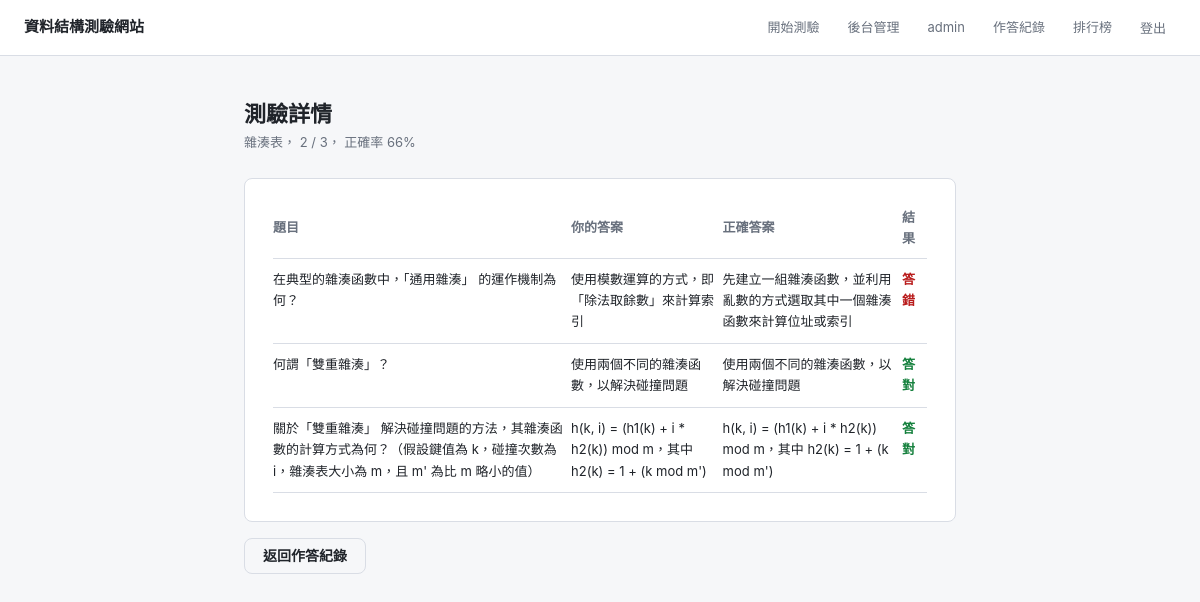
Screenshot of /history/21/ (signed in) with the database file from the repository.
### quiz/models.py (models this page shows, shortened)
class QuizAttempt(models.Model):
    user = models.ForeignKey(
        User,
        on_delete=models.CASCADE,
        related_name="quiz_attempts",
        verbose_name="使用者",
    )
    chapter = models.ForeignKey(
        Chapter,
        on_delete=models.PROTECT,
        related_name="quiz_attempts",
        verbose_name="章節",
    )
    question_count = models.PositiveIntegerField(default=0, verbose_name="題數")
    score = models.PositiveIntegerField(default=0, verbose_name="分數")
    started_at = models.DateTimeField(auto_now_add=True, verbose_name="開始時間")
    completed_at = models.DateTimeField(null=True, blank=True, verbose_name="完成時間")
    class Meta:
        ordering = ["-started_at"]
        verbose_name = "測驗紀錄"
        verbose_name_plural = "測驗紀錄"
    @property
    def accuracy(self):
        if not self.question_count:
            return 0
        return int(self.score / self.question_count * 100)

class Chapter(models.Model):
    name = models.CharField(max_length=100, verbose_name="章節名稱")
    order = models.PositiveIntegerField(default=0, verbose_name="排序")
    class Meta:
        ordering = ["order", "id"]
        verbose_name = "章節"
        verbose_name_plural = "章節"

class QuizAnswer(models.Model):
    attempt = models.ForeignKey(
        QuizAttempt,
        on_delete=models.CASCADE,
        related_name="answers",
        verbose_name="測驗紀錄",
    )
    question = models.ForeignKey(Question, on_delete=models.PROTECT, verbose_name="題目")
    selected_option = models.ForeignKey(
        Option,
        on_delete=models.SET_NULL,
        null=True,
        blank=True,
        related_name="selected_answers",
        verbose_name="學生答案",
    )
    correct_option = models.ForeignKey(
        Option,
        on_delete=models.SET_NULL,
        null=True,
        blank=True,
        related_name="correct_answers",
        verbose_name="正確答案",
    )
    is_correct = models.BooleanField(default=False, verbose_name="是否答對")
    answered_at = models.DateTimeField(auto_now_add=True, verbose_name="作答時間")
    class Meta:
        ordering = ["id"]
        verbose_name = "作答明細"
        verbose_name_plural = "作答明細"

class Question(models.Model):
    DIFFICULTY_CHOICES = [
        ("easy", "簡單"),
        ("medium", "中等"),
        ("hard", "困難"),
    ]
    chapter = models.ForeignKey(
        Chapter,
        on_delete=models.CASCADE,
        related_name="questions",
        verbose_name="章節",
    )
    content = models.TextField(verbose_name="題目內容")
    difficulty = models.CharField(
        max_length=10,
        choices=DIFFICULTY_CHOICES,
        default="medium",
        verbose_name="難度",
    )
    is_original = models.BooleanField(default=False, verbose_name="原創題")
    explanation = models.TextField(blank=True, verbose_name="解析")
    created_at = models.DateTimeField(auto_now_add=True)
    class Meta:
        verbose_name = "題目"
        verbose_name_plural = "題目"

class Option(models.Model):
    question = models.ForeignKey(
        Question,
        on_delete=models.CASCADE,
        related_name="options",
        verbose_name="題目",
    )
    content = models.CharField(max_length=500, verbose_name="選項內容")
    is_correct = models.BooleanField(default=False, verbose_name="是否正確")
    class Meta:
        verbose_name = "選項"
        verbose_name_plural = "選項"
    @property
    def display_content(self):
        return self.content

### quiz/views.py (the view)
# urls.py: path('history/<int:attempt_id>/', views.history_detail, name='history_detail'),
@login_required
def history_detail(request, attempt_id):
    attempt = get_object_or_404(
        QuizAttempt.objects.select_related("chapter").prefetch_related(
            "answers__question",
            "answers__selected_option",
            "answers__correct_option",
        ),
        id=attempt_id,
        user=request.user,
    )
    return render(request, "quiz/history_detail.html", {"attempt": attempt})

### quiz/templates/quiz/history_detail.html (shortened to what this page needs)
{% extends 'quiz/base.html' %}
{% block content %}
<div class="container">
  <div style="margin-bottom: 24px;">
    <h1 style="font-size: 22px; font-weight: 800;">測驗詳情</h1>
    <p class="text-muted">
      {{ attempt.chapter.name }}，
      {{ attempt.score }} / {{ attempt.question_count }}，
      正確率 {{ attempt.accuracy }}%
    </p>
  </div>
  <div class="card">
    <table>
      <thead>
        <tr>
          <th>題目</th>
          <th>你的答案</th>
          <th>正確答案</th>
          <th>結果</th>
        </tr>
      </thead>
      <tbody>
        {% for answer in attempt.answers.all %}
        <tr>
          <td>{{ answer.question.content }}</td>
          <td>{% if answer.selected_option %}{{ answer.selected_option.display_content }}{% else %}未作答{% endif %}</td>
          <td>{% if answer.correct_option %}{{ answer.correct_option.display_content }}{% else %}-{% endif %}</td>
          <td style="font-weight: 700; color: {% if answer.is_correct %}var(--ok){% else %}var(--err){% endif %};">
            {% if answer.is_correct %}答對{% else %}答錯{% endif %}
          </td>
        </tr>
        {% empty %}
        <tr>
          <td colspan="4" class="text-muted">這次測驗沒有作答明細。</td>
        </tr>
        {% endfor %}
      </tbody>
    </table>
  </div>
  <div style="margin-top: 16px;">
    <a href="{% url 'history' %}" class="btn btn-outline">返回作答紀錄</a>
  </div>
</div>
{% endblock %}

### quiz/templates/quiz/base.html (shortened to what this page needs)
<!DOCTYPE html>
<html lang="zh-Hant">
<head>
</head>
<body>
<nav>
  <a href="{% url 'home' %}" class="nav-brand">資料結構測驗網站</a>
  <div class="nav-links">
    {% if user.is_authenticated %}
      <a href="{% url 'quiz_setup' %}">開始測驗</a>
      {% if user.is_staff %}
        <a href="/admin/">後台管理</a>
      {% endif %}
      <span>{{ user.username }}</span>
      <a href="{% url 'history' %}">作答紀錄</a>
      <a href="{% url 'leaderboard' %}">排行榜</a>
      <form method="post" action="{% url 'logout' %}" style="display: inline;">
        <button type="submit">登出</button>
      </form>
    {% else %}
      <a href="{% url 'login' %}">登入</a>
      <a href="{% url 'register' %}">註冊</a>
    {% endif %}
  </div>
</nav>
{% block content %}{% endblock %}
</body>
</html>

### quiz/templates/quiz/base.html (style rules this page uses)
*, *::before, *::after { box-sizing: border-box; margin: 0; padding: 0; }
:root { --bg: #f6f7f9; --surface: #ffffff; --border: #d9dde5; --text: #20242a; --muted: #68707d; --accent: #2563eb; --accent-dim: #eff6ff; --ok: #15803d; --ok-dim: #f0fdf4; --err: #b91c1c; --err-dim: #fef2f2; --radius: 8px; }
body { background: var(--bg); color: var(--text); font-family: -apple-system, BlinkMacSystemFont, "Segoe UI", "Noto Sans TC", Arial, sans-serif; font-size: 15px; line-height: 1.65; min-height: 100vh; }
a { color: var(--accent); text-decoration: none; }
nav { background: var(--surface); border-bottom: 1px solid var(--border); padding: 0 24px; min-height: 56px; display: flex; align-items: center; justify-content: space-between; gap: 16px; }
.nav-brand { font-size: 15px; font-weight: 700; color: var(--text); }
.nav-links { display: flex; gap: 8px; align-items: center; flex-wrap: wrap; justify-content: flex-end; }
.nav-links a, .nav-links span, .nav-links button { font-size: 13px; color: var(--muted); padding: 5px 10px; border-radius: var(--radius); border: 0; background: transparent; font-family: inherit; cursor: pointer; }
.container { max-width: 760px; margin: 0 auto; padding: 40px 24px; }
.card { background: var(--surface); border: 1px solid var(--border); border-radius: var(--radius); padding: 28px; }
.btn { display: inline-block; padding: 10px 18px; border-radius: var(--radius); font-size: 14px; font-weight: 600; cursor: pointer; border: 1px solid transparent; line-height: 1; text-align: center; }
.btn-outline { background: transparent; color: var(--text); border-color: var(--border); }
.score-label, .text-muted { color: var(--muted); font-size: 13px; }
table { width: 100%; border-collapse: collapse; font-size: 13px; }
th { color: var(--muted); text-align: left; padding: 0 8px 8px 0; border-bottom: 1px solid var(--border); }
td { padding: 10px 8px 10px 0; border-bottom: 1px solid var(--border); vertical-align: top; }

### rows the page displays
QuizAttempt: chapter.name "雜湊表", score "2", question_count "3", accuracy "66"
QuizAnswer: question.content "在典型的雜湊函數中，「通用雜湊」 的運作機制為何？", selected_option.display_content "使用模數運算的方式，即「除法取餘數」來計算索引", correct_option.display_content "先建立一組雜湊函數，並利用亂數的方式選取其中一個雜湊函數來計算位址或索引", is_correct "答錯"
QuizAnswer: question.content "何謂「雙重雜湊」？", selected_option.display_content "使用兩個不同的雜湊函數，以解決碰撞問題", correct_option.display_content "使用兩個不同的雜湊函數，以解決碰撞問題", is_correct "答對"
QuizAnswer: question.content "關於「雙重雜湊」 解決碰撞問題的方法，其雜湊函數的計算方式為何？（假設鍵值為 k，碰撞次數為 i，雜湊表大小為 m，且 m' 為比 m 略小的值）", selected_option.display_content "h(k, i) = (h1(k) + i * h2(k)) mod m，其中 h2(k) = 1 + (k mod m')", correct_option.display_content "h(k, i) = (h1(k) + i * h2(k)) mod m，其中 h2(k) = 1 + (k mod m')", is_correct "答對"

### other values shown
{{ user.username }} "admin"
